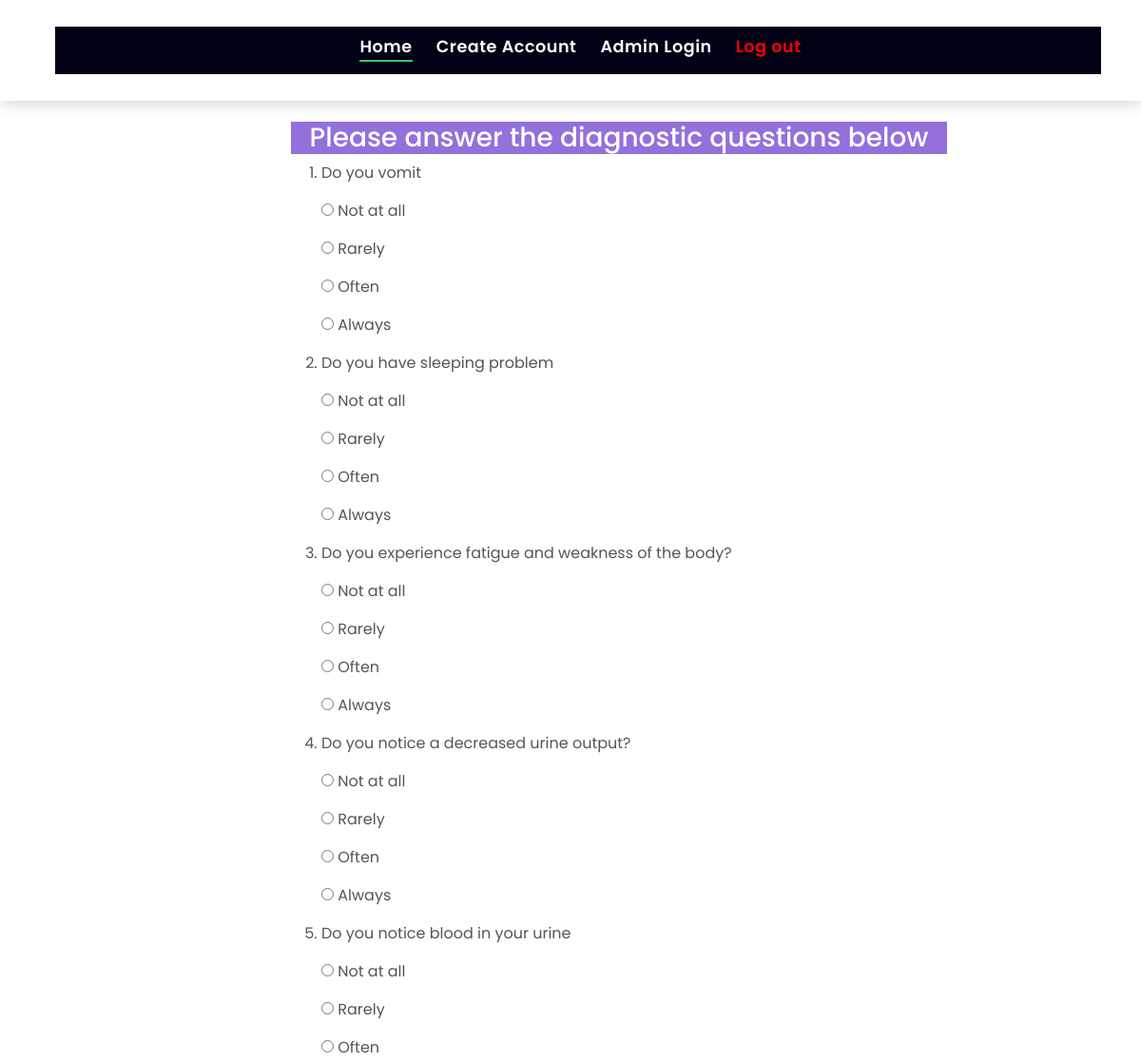
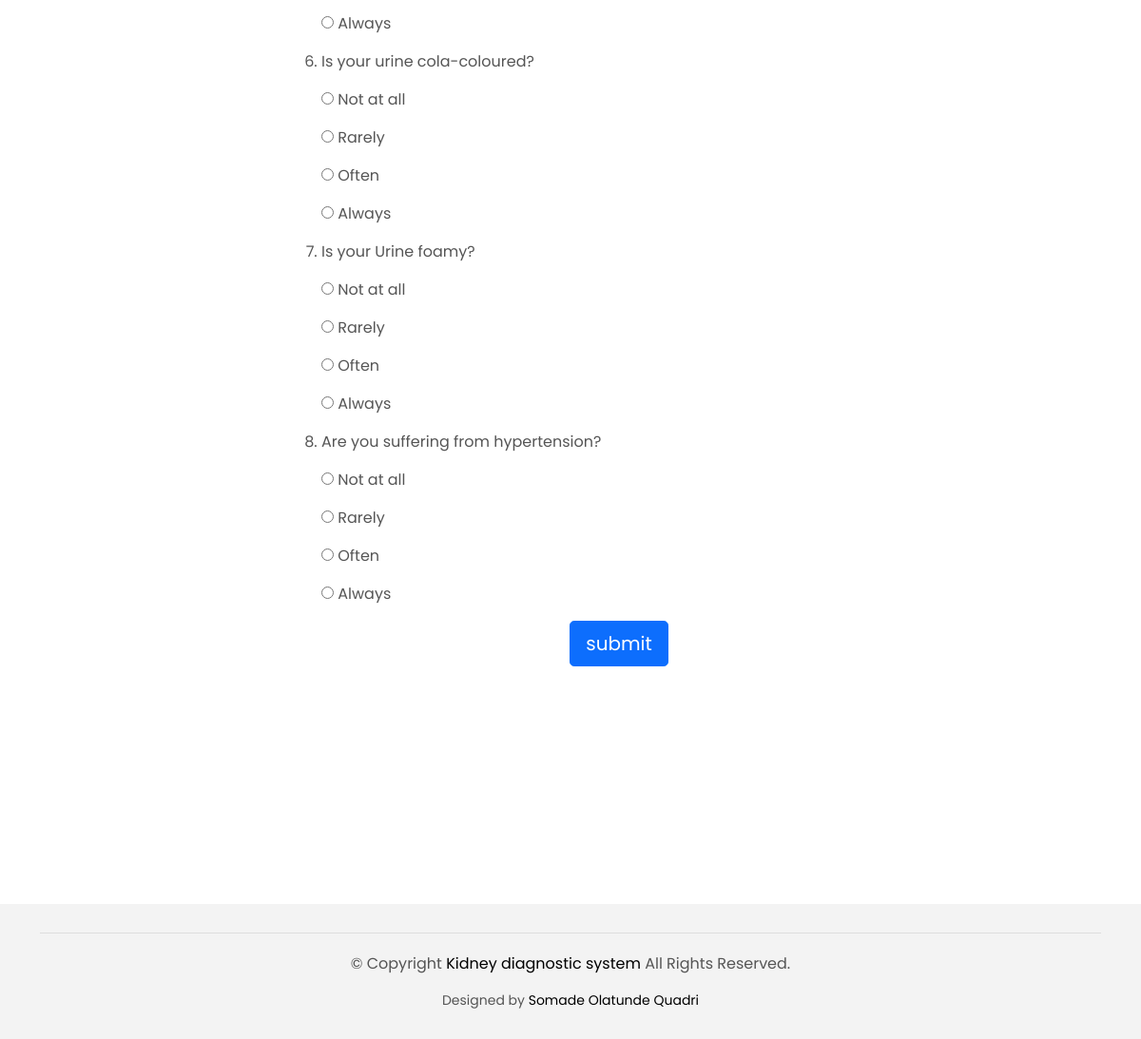
/diagnosis-questions.php (signed in), run on the app's committed database (2 pictures, top to bottom).
### tables this page shows
CREATE TABLE `test_questions` (
  `id` int(100) NOT NULL,
  `question` varchar(500) NOT NULL,
  `option1` varchar(50) NOT NULL DEFAULT 'Not at all',
  `option2` varchar(50) NOT NULL DEFAULT 'Rarely',
  `option3` varchar(50) NOT NULL DEFAULT 'Often',
  `option4` varchar(50) NOT NULL DEFAULT 'Always',
  `causes` varchar(700) NOT NULL,
  `date_created` varchar(6) NOT NULL DEFAULT current_timestamp(),
  `chronic_kidney_status` int(1) NOT NULL,
  `acute_kidney_status` int(1) NOT NULL,
  `kidney_stone_status` int(1) NOT NULL,
  `Glomerulonephritis` int(1) NOT NULL
);

### includes/classes/Config.php (called while the page is built, shortened)
<?php
class Config
{
					private $password = '';
					private $user = 'root';
				private $dsn="mysql:host=localhost; dbname=kidney_diagnosis";
					function __construct()
					{
						try {
							$this->con = new PDO($this->dsn,$this->user,$this->password);
							return $this->con;
						} catch(PDOEXCEPTION $se) {
							exit("Error: " . $se->getMessage());
						}
					}
}
?>

### includes/classes/Crud.php (called while the page is built, shortened)
<?php
	include_once "config.php";
class Crud extends Config
{
	public function displayAll($table)
	{
		$query = "SELECT * FROM {$table}";
		$result =  $this->con->prepare($query);
		 $result->execute();
		if ($result->rowCount() > 0) {
			$data = $result->fetchAll();
			return $data;
		}else{
			return "No found records";
		}
	}
}
?>

### diagnosis-questions.php (the view, shortened to what this page needs)
<?php   session_start();
if(isset($_SESSION['userlogin'])){
              $crud = new Crud();
?>
<!DOCTYPE html>
<html lang="en">
<head>
  <link href="assets/vendor/animate.css/animate.min.css" rel="stylesheet">
  <link href="assets/vendor/bootstrap/css/bootstrap.min.css" rel="stylesheet">
  <link href="assets/vendor/bootstrap-icons/bootstrap-icons.css" rel="stylesheet">
  <link href="assets/vendor/swiper/swiper-bundle.min.css" rel="stylesheet">
  <link href="assets/css/style.css" rel="stylesheet">
</head>
<?php include("includes/header.php");?>
<body style="background-image: url('images/bg4.jpg'); background-repeat: no-repeat ; background-size:cover">
  <main id="main"  style="z-index:30px;">
          <div class="col-sm-12 section-t8">
            <div class="row">
               <div class="col-md-3"> &nbsp;</div>
              <div class="col-md-7">
                <div class="title-single-box">
          <h3 class="title-single" style="color:white; background: mediumpurple; text-align: center;">Please answer the diagnostic questions below <I class="mai mai-user"></I></h3>
            </div>
              <form method="post" action="diagnosis-result.php">
                  <ol>
                    <?Php try {
                    $id = 1;
                      $questions = $crud->displayAll('test_questions');
                      foreach ($questions as $qu){?>
                    <li>
                      <p><?=$qu['question']?></p>
                      <p>
                        <input type="radio" name="q<?=$id?>" value="0_<?php echo $qu['id']  ?>" required> <?=$qu['option1']?></p>
                      <p><input type="radio" name="q<?=$id?>" value="30_<?php echo $qu['id']  ?>"> <?=$qu['option2']?></p>
                      <p><input type="radio" name="q<?=$id?>" value="60_<?php echo $qu['id']  ?>"> <?=$qu['option3']?></p>
                      <p><input type="radio" name="q<?=$id?>" value="100_<?php echo $qu['id']  ?>"> <?=$qu['option4']?></p>
                    </li>
                  <?Php $id++;
                }}catch(EXception $e){
                    echo "Diagnostic questions are yet to be uploaded, processing...";
                  }?>
                  </ol>
                   <center> <input type="submit" name="submit" value="submit" class="btn btn-primary btn-lg"></center>
                </form>
              </div>
            </div>
          </div>
        </main><br><br><br><br><br>
            <?php include("includes/footer.php");}else{
              header('location:login.php');
            }?>

### includes/header.php (shortened to what this page needs)
<nav class="navbar navbar-default navbar-trans navbar-expand-lg fixed-top"  >
  <div class="container">
    <div class="navbar-collapse collapse header justify-content-center" id="navbarDefault">
      <ul class="navbar-nav">
        <li class="nav-item">
          <a class="nav-link active" href="index.php" style="color:white;">Home</a>
        </li>
        <li class="nav-item">
          <a class="nav-link " href="create-account.php"  style="color:white;">Create Account</a>
        </li>
         <li class="nav-item">
          <a class="nav-link " href="adminlogin.php"  style="color:white;">Admin Login</a>
        </li>
         <?php if(isset($_SESSION['userlogin'])){ ?>
           <li class="nav-item">
          <a class="nav-link " href="logout.php"  style="color:red;">Log out</a>
        </li>
      <?php }else{?>
        <li class="nav-item">
          <a class="nav-link " href="login.php"  style="color:white;">Login</a>
        </li> <?php } ?>
      </ul>
    </div>
  </div>
</nav>

### includes/footer.php (shortened to what this page needs)
  <footer style="margin-top: 130px; position: static;">
    <div class="container">
      <div class="row">
        <div class="col-md-12">
          <div class="copyright-footer">
            <p class="copyright color-text-a">
              &copy; Copyright
              <span class="color-a">Kidney diagnostic system</span> All Rights Reserved.
            </p>
          </div>
          <div class="credits">
            Designed by <a href="#">Somade Olatunde Quadri</a>
          </div>
        </div>
      </div>
    </div>
  </footer>
</body>
</html>

### assets/css/style.css (style rules this page uses)
body { font-family: 'Poppins', sans-serif; color: #555555; }
h1, h2, h3, h4, h5, h6 { color: #000000; }
a { color: #000000; text-decoration: none; transition: all .5s ease; }
.color-a { text-decoration: none; color: #000000; }
.color-text-a { text-decoration: none; color: #555555; }
.section-t8 { padding-top: 8rem; }
.btn { transition: .5s ease; }
.navbar-default { transition: all .5s ease-in-out; background-color: #ffffff; padding-top: 28px; padding-bottom: 28px; -webkit-backface-visibility: hidden; backface-visibility: hidden; box-shadow: 1px 2px 15px rgba(100, 100, 100, 0.3); }
.navbar-default.navbar-trans, .navbar-default.navbar-reduce { -webkit-backface-visibility: hidden; backface-visibility: hidden; }
.navbar-default.navbar-trans .nav-item, .navbar-default.navbar-reduce .nav-item { position: relative; padding-right: 10px; padding-bottom: 8px; margin-left: 0; }
@media (min-width: 768px) { .navbar-default.navbar-trans .nav-item, .navbar-default.navbar-reduce .nav-item { margin-left: 15px; } }
.navbar-default.navbar-trans .nav-link, .navbar-default.navbar-reduce .nav-link { font-size: 1.1rem; color: #000000; font-weight: 600; letter-spacing: 0.030em; transition: all 0.1s ease-in-out; position: relative; padding-left: 0; padding-right: 0; }
.navbar-default.navbar-trans .nav-link:before, .navbar-default.navbar-reduce .nav-link:before { content: ''; position: absolute; bottom: 5px; left: 0; width: 100%; height: 2px; z-index: 0; background-color: #2eca6a; transform: scaleX(0); transform-origin: right; transition: transform .2s ease-out, opacity .2s ease-out 0.3s; }
.navbar-default.navbar-trans .show > .nav-link:before, .navbar-default.navbar-trans .active > .nav-link:before, .navbar-default.navbar-trans .nav-link.show:before, .navbar-default.navbar-trans .nav-link.active:before, .navbar-default.navbar-reduce .show > .nav-link:before, .navbar-default.navbar-reduce .active > .nav-link:before, .navbar-default.navbar-reduce .nav-link.show:before, .navbar-default.navbar-reduce .nav-link.active:before { transform: scaleX(1); }
.navbar-default.navbar-trans .nav-link:before { background-color: #2eca6a; }
.navbar-default.navbar-trans .show > .nav-link, .navbar-default.navbar-trans .active > .nav-link, .navbar-default.navbar-trans .nav-link.show, .navbar-default.navbar-trans .nav-link.active { color: #000000; }
.header { background-color: rgb(2, 2, 22); }
footer { background: #f3f3f3; text-align: center; padding: 30px 0; }
footer .copyright-footer { border-top: 1px solid #ddd; padding-top: 20px; }
footer .credits { font-size: 14px; }

### data on the page
test_questions: question "Do you vomit", option1 "Not at all", option2 "Rarely", option3 "Often", option4 "Always"
test_questions: question "Do you have sleeping problem", option1 "Not at all", option2 "Rarely", option3 "Often", option4 "Always"
test_questions: question "Do you experience fatigue and weakness of the body?", option1 "Not at all", option2 "Rarely", option3 "Often", option4 "Always"
test_questions: question "Do you notice a decreased urine output?", option1 "Not at all", option2 "Rarely", option3 "Often", option4 "Always"
test_questions: question "Do you notice blood in your urine", option1 "Not at all", option2 "Rarely", option3 "Often", option4 "Always"
test_questions: question "Is your urine cola-coloured?", option1 "Not at all", option2 "Rarely", option3 "Often", option4 "Always"
test_questions: question "Is your Urine foamy?", option1 "Not at all", option2 "Rarely", option3 "Often", option4 "Always"
test_questions: question "Are you suffering from hypertension?", option1 "Not at all", option2 "Rarely", option3 "Often", option4 "Always"
